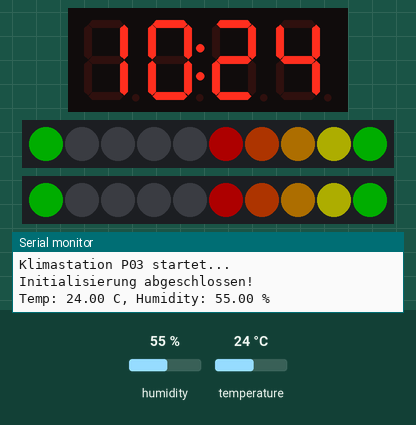
This sketch was run on a simulated Arduino Uno, built with avr-gcc and run on an emulated ATmega328P. On the bench: 4-digit seven-segment display, 2 × 10 RGB LEDs in strip order, left to right, the last lines printed to the serial monitor. The test bench sets the inputs (shaded band); at power-on: humidity 55 %, temperature 24 °C. Dim RGB values are drawn brighter than linear; the local clock reads 2024-03-15 10:24:30 at power-on unless the sketch sets it.

Above: at 2.7 s.
2.8 s: humidity set to 22 %
At 4.6 s:
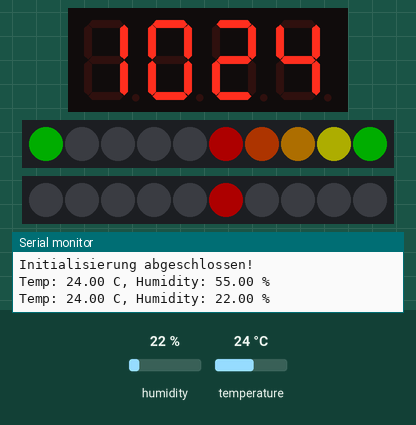
7.5 s: temperature set to 12 °C
At 8.9 s:
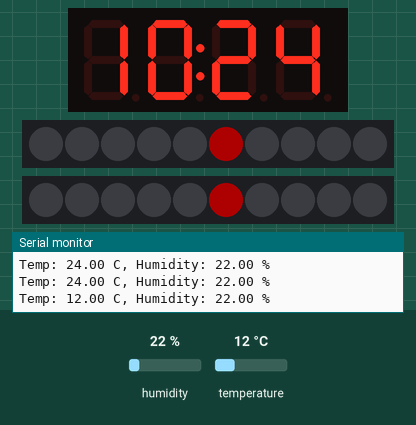
11.2 s: humidity set to 40 %
At 13.2 s:
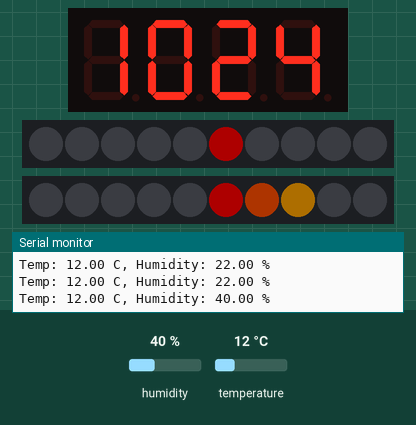
15.5 s: temperature set to 19 °C
At 17.6 s:
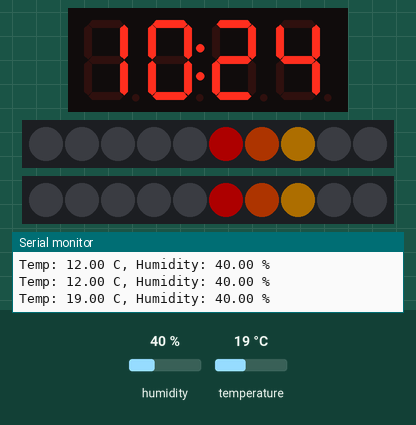
19.8 s: humidity set to 68 %
At 21.9 s:
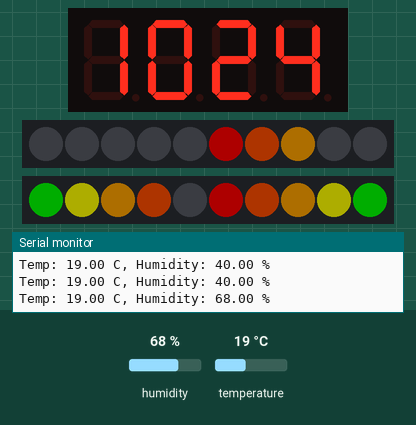
24.1 s: temperature set to 33 °C
At 25.4 s:
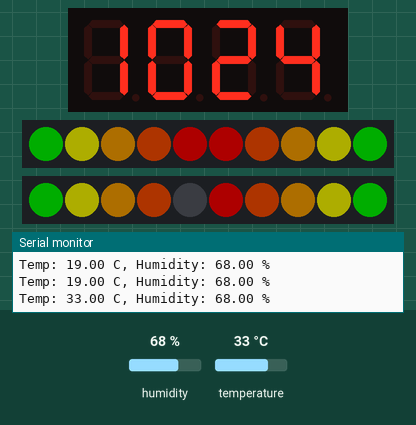
Timing chart, 0 to 27.1 s (numbered marks = the images above; inputs shaded):
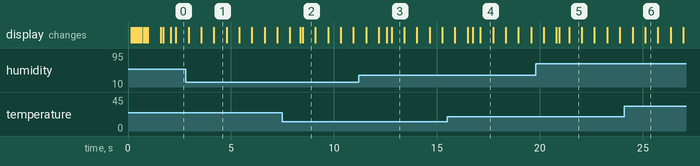

The sketch:

code.ino
```cpp
// P03: Klimastation mit TM1637, DHT22 und NeoPixels
// Visuelle Anzeige von Uhrzeit, Temperatur und Luftfeuchtigkeit

#include <TM1637Display.h>
#include <Wire.h>
#include <RTClib.h>
#include <DHT.h>
#include <Adafruit_NeoPixel.h>

// ===== PIN-DEFINITIONEN =====
const int PIN_TM1637_CLK = 2;   // TM1637 Clock
const int PIN_TM1637_DIO = 3;   // TM1637 Data
const int PIN_DHT = 4;          // DHT22 Datenpin
const int PIN_NEOPIXEL_TEMP = 5;   // NeoPixel-Streifen für Temperatur
const int PIN_NEOPIXEL_HUMID = 6;  // NeoPixel-Streifen für Humidity

// ===== KONFIGURATION =====
const int NUM_LEDS = 10;         // Anzahl LEDs pro Streifen

// Temperatur-Bereich für Skalierung (Celsius)
const float TEMP_MIN = 15.0;     // Minimum (ganz links, rot)
const float TEMP_MAX = 30.0;     // Maximum (ganz rechts, rot)
const float TEMP_OPTIMAL_LOW = 20.0;   // Optimaler Bereich Start
const float TEMP_OPTIMAL_HIGH = 24.0;  // Optimaler Bereich Ende

// Humidity-Bereich für Skalierung (Prozent)
const float HUMID_MIN = 30.0;    // Minimum (ganz links, rot)
const float HUMID_MAX = 70.0;    // Maximum (ganz rechts, rot)
const float HUMID_OPTIMAL_LOW = 40.0;  // Optimaler Bereich Start
const float HUMID_OPTIMAL_HIGH = 60.0; // Optimaler Bereich Ende

// ===== OBJEKTE =====
TM1637Display display(PIN_TM1637_CLK, PIN_TM1637_DIO);
RTC_DS1307 rtc;
DHT dht(PIN_DHT, DHT22);

Adafruit_NeoPixel stripTemp(NUM_LEDS, PIN_NEOPIXEL_TEMP, NEO_GRB + NEO_KHZ800);
Adafruit_NeoPixel stripHumid(NUM_LEDS, PIN_NEOPIXEL_HUMID, NEO_GRB + NEO_KHZ800);

// ===== TIMING =====
unsigned long lastSensorRead = 0;
const unsigned long SENSOR_INTERVAL = 2000;  // 2 Sekunden

bool colonOn = true;  // Für blinkenden Doppelpunkt

// ===== HILFSFUNKTIONEN =====

// Verschiebt logische Position auf dem Ring,
// damit optimale Werte (Mitte der Skala) oben liegen (12-Uhr)
const int RING_OFFSET = 5;  // Halber Ring = 180 Grad Drehung

int logicalToPhysical(int logicalPos) {
    return (logicalPos + RING_OFFSET) % NUM_LEDS;
}

// Mappt einen Wert auf eine Position (0 bis NUM_LEDS-1)
int mapToPosition(float value, float minVal, float maxVal) {
    int pos = (int)((value - minVal) / (maxVal - minVal) * (NUM_LEDS - 1));
    return constrain(pos, 0, NUM_LEDS - 1);
}

// Berechnet die Farbe basierend auf Position und Optimal-Bereich
// Farbverlauf: Rot -> Orange -> Gelb -> Grün -> Gelb -> Orange -> Rot
uint32_t getScaleColor(Adafruit_NeoPixel &strip, int position, float value,
                        float minVal, float maxVal,
                        float optimalLow, float optimalHigh) {

    // Normalisierte Position (0.0 - 1.0)
    float normalized = (float)position / (NUM_LEDS - 1);
    float valueNormalized = (value - minVal) / (maxVal - minVal);

    // Berechne Distanz zum optimalen Bereich
    float optLowNorm = (optimalLow - minVal) / (maxVal - minVal);
    float optHighNorm = (optimalHigh - minVal) / (maxVal - minVal);

    float distFromOptimal;
    if (normalized < optLowNorm) {
        distFromOptimal = optLowNorm - normalized;
    } else if (normalized > optHighNorm) {
        distFromOptimal = normalized - optHighNorm;
    } else {
        distFromOptimal = 0;  // Im optimalen Bereich
    }

    // Farbe basierend auf Distanz
    // 0 = Grün, 0.1-0.2 = Gelb, 0.3+ = Orange/Rot
    if (distFromOptimal < 0.05) {
        return strip.Color(0, 255, 0);      // Grün - optimal
    } else if (distFromOptimal < 0.15) {
        return strip.Color(128, 255, 0);    // Gelbgrün
    } else if (distFromOptimal < 0.25) {
        return strip.Color(255, 255, 0);    // Gelb
    } else if (distFromOptimal < 0.35) {
        return strip.Color(255, 128, 0);    // Orange
    } else {
        return strip.Color(255, 0, 0);      // Rot - kritisch
    }
}

// Einfachere Variante: Feste Farbskala Rot-Gelb-Grün-Gelb-Rot
uint32_t getFixedScaleColor(Adafruit_NeoPixel &strip, int position) {
    // Position 0-1: Rot (zu niedrig)
    // Position 2-3: Orange/Gelb
    // Position 4-5: Grün (optimal)
    // Position 6-7: Orange/Gelb
    // Position 8-9: Rot (zu hoch)

    switch (position) {
        case 0:
        case 9:
            return strip.Color(255, 0, 0);      // Rot
        case 1:
        case 8:
            return strip.Color(255, 80, 0);     // Orange-Rot
        case 2:
        case 7:
            return strip.Color(255, 165, 0);    // Orange
        case 3:
        case 6:
            return strip.Color(255, 255, 0);    // Gelb
        case 4:
        case 5:
            return strip.Color(0, 255, 0);      // Grün
        default:
            return strip.Color(0, 0, 0);
    }
}

// Aktualisiert den Temperatur-NeoPixel-Streifen
void updateTemperatureLeds(float temp) {
    int activePosition = mapToPosition(temp, TEMP_MIN, TEMP_MAX);

    for (int i = 0; i < NUM_LEDS; i++) {
        int pixel = logicalToPhysical(i);
        if (i <= activePosition) {
            stripTemp.setPixelColor(pixel, getFixedScaleColor(stripTemp, i));
        } else {
            stripTemp.setPixelColor(pixel, 0);
        }
    }
    stripTemp.show();
}

// Aktualisiert den Humidity-NeoPixel-Streifen
void updateHumidityLeds(float humid) {
    int activePosition = mapToPosition(humid, HUMID_MIN, HUMID_MAX);

    for (int i = 0; i < NUM_LEDS; i++) {
        int pixel = logicalToPhysical(i);
        if (i <= activePosition) {
            stripHumid.setPixelColor(pixel, getFixedScaleColor(stripHumid, i));
        } else {
            stripHumid.setPixelColor(pixel, 0);
        }
    }
    stripHumid.show();
}

// Zeigt die Uhrzeit auf dem TM1637 an
void displayTime(DateTime now) {
    int displayValue = now.hour() * 100 + now.minute();

    // Doppelpunkt blinkt jede Sekunde
    uint8_t colonMask = colonOn ? 0b01000000 : 0b00000000;

    display.showNumberDecEx(displayValue, colonMask, true);
}

// ===== SETUP =====

void setup() {
    Serial.begin(9600);
    Serial.println("Klimastation P03 startet...");

    // TM1637 Display initialisieren
    display.setBrightness(0x0f);  // Maximale Helligkeit
    display.clear();

    // Test-Anzeige
    uint8_t loading[] = { SEG_D, SEG_D, SEG_D, SEG_D };
    display.setSegments(loading);

    // NeoPixel initialisieren
    stripTemp.begin();
    stripTemp.setBrightness(50);  // Nicht zu hell
    stripTemp.clear();
    stripTemp.show();

    stripHumid.begin();
    stripHumid.setBrightness(50);
    stripHumid.clear();
    stripHumid.show();

    // DHT22 initialisieren
    dht.begin();

    // RTC initialisieren
    Wire.begin();
    if (!rtc.begin()) {
        Serial.println("RTC nicht gefunden!");
        // Fehleranzeige auf Display
        uint8_t err[] = { SEG_A | SEG_D | SEG_E | SEG_F | SEG_G,  // E
                          SEG_E | SEG_G,                          // r
                          SEG_E | SEG_G,                          // r
                          0 };
        display.setSegments(err);
        while (true);
    }

    if (!rtc.isrunning()) {
        Serial.println("RTC setze Zeit...");
        rtc.adjust(DateTime(F(__DATE__), F(__TIME__)));
    }

    // Startanimation - alle LEDs kurz aufleuchten
    for (int i = 0; i < NUM_LEDS; i++) {
        int pixel = logicalToPhysical(i);
        stripTemp.setPixelColor(pixel, getFixedScaleColor(stripTemp, i));
        stripHumid.setPixelColor(pixel, getFixedScaleColor(stripHumid, i));
        stripTemp.show();
        stripHumid.show();
        delay(100);
    }
    delay(500);
    stripTemp.clear();
    stripHumid.clear();
    stripTemp.show();
    stripHumid.show();

    Serial.println("Initialisierung abgeschlossen!");
}

// ===== HAUPTSCHLEIFE =====

void loop() {
    // Aktuelle Zeit holen
    DateTime now = rtc.now();

    // Uhrzeit anzeigen
    displayTime(now);

    // Doppelpunkt-Status wechseln (für Blinken)
    static unsigned long lastColonToggle = 0;
    if (millis() - lastColonToggle > 500) {
        colonOn = !colonOn;
        lastColonToggle = millis();
    }

    // Sensoren regelmäßig auslesen
    if (millis() - lastSensorRead > SENSOR_INTERVAL) {
        lastSensorRead = millis();

        float temperature = dht.readTemperature();
        float humidity = dht.readHumidity();

        if (!isnan(temperature) && !isnan(humidity)) {
            // Werte gültig - LEDs aktualisieren
            updateTemperatureLeds(temperature);
            updateHumidityLeds(humidity);

            // Debug-Ausgabe
            Serial.print("Temp: ");
            Serial.print(temperature);
            Serial.print(" C, Humidity: ");
            Serial.print(humidity);
            Serial.println(" %");
        } else {
            Serial.println("Fehler beim Lesen des DHT22!");
        }
    }

    delay(100);
}
```

Measured:
- after the input at 2.8 s, the display: first differs from a run without the input after 1.4 s (image 1)
